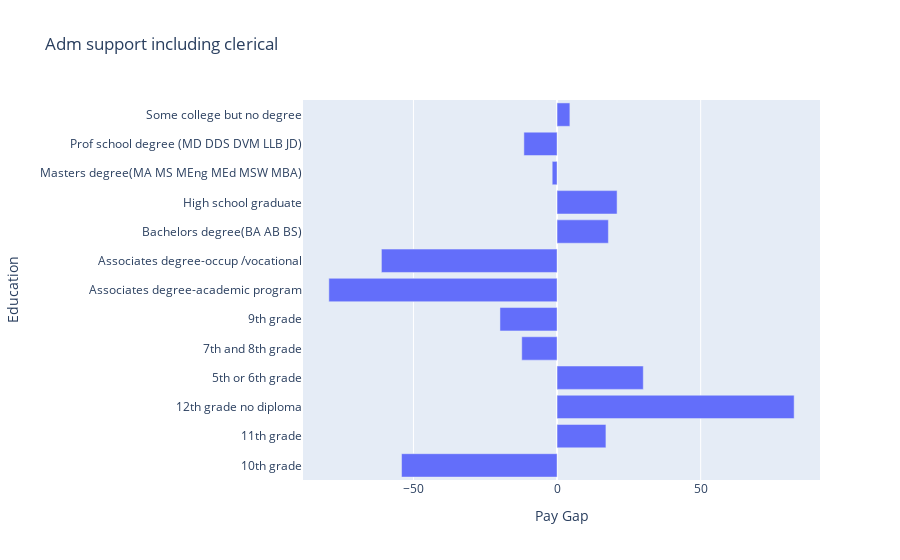
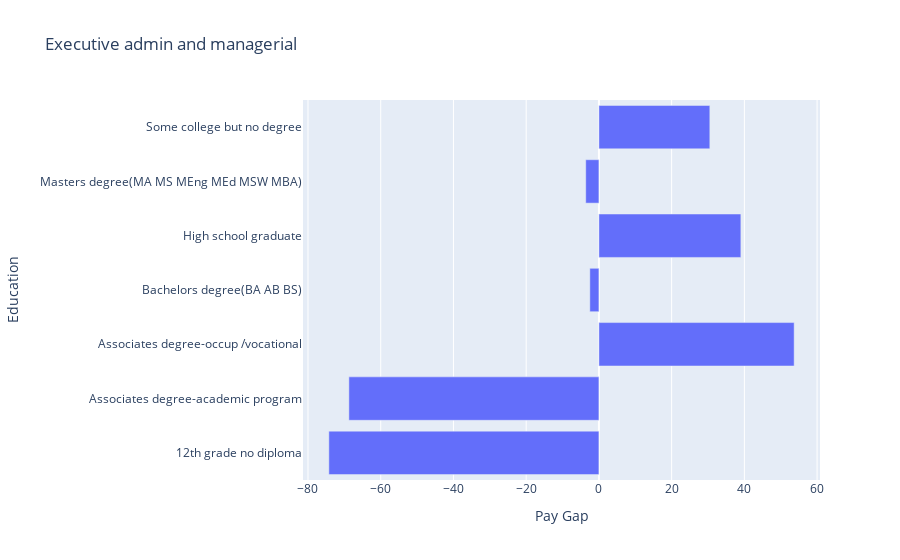
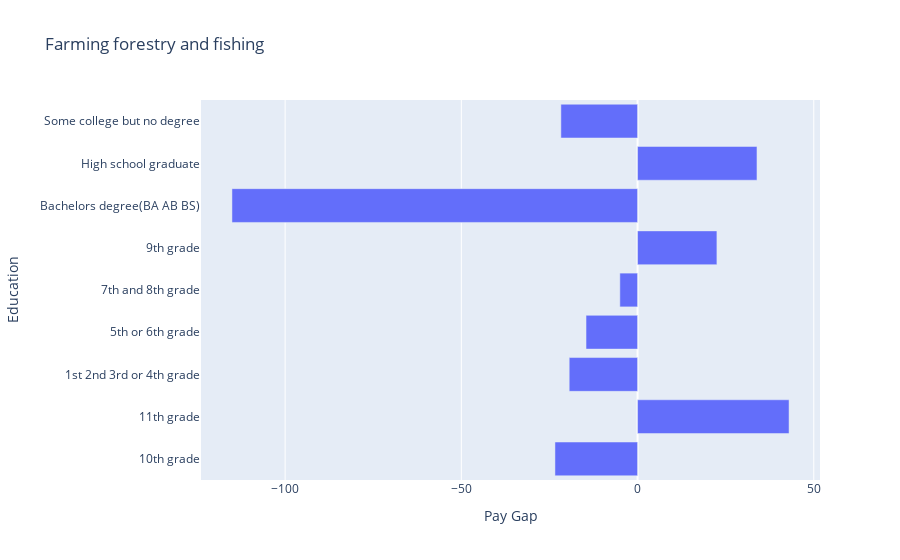
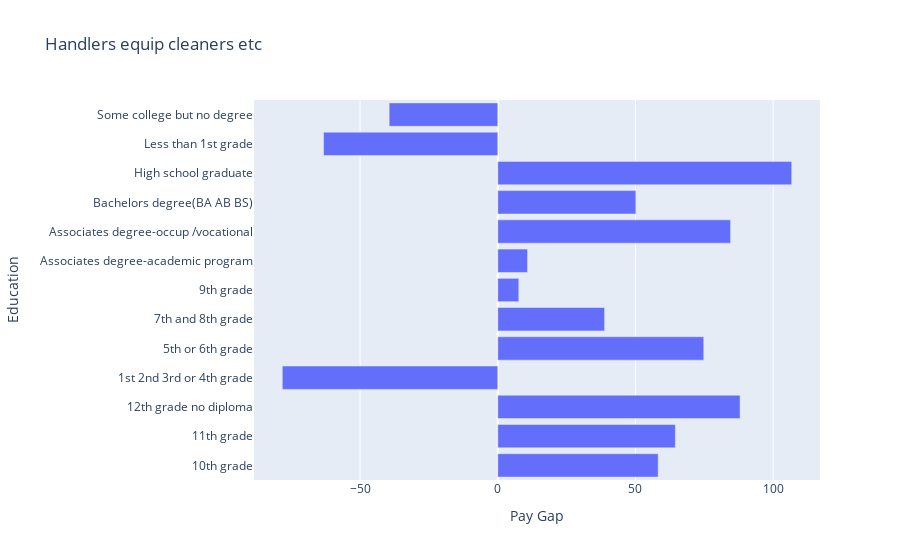

The cell these charts' notebook holds for them, in order:
### Markdown cell above
Analysis Per occupation on basis of education

### Code cell
# Let us look at the gaps by fixing the occupation and the education
df_temp = df_new.copy()
df_temp['Pay Gap'] = df_temp['Native'] - df_temp['Migrant']
df_temp = df_temp[(df_temp['Native']!=0.0) & (df_temp['Migrant']!=0.0)]

for occ in df_temp['Occupation'].unique():
    df_1 = df_temp.loc[df_temp['Occupation'] == occ]
    fig = px.bar(df_1, x="Pay Gap", y="Education", orientation='h', title=occ)
    fig.show()

### Figure 1 — Plotly figure (JSON) as saved in the notebook; plotly's stock layout.template omitted (floating-point values rounded to 4 significant figures)
{"data": [{"alignmentgroup": "True", "hovertemplate": "Pay Gap=%{x}<br>Education=%{y}<extra></extra>", "legendgroup": "", "marker": {"color": "#636efa", "pattern": {"shape": ""}}, "name": "", "offsetgroup": "", "orientation": "h", "showlegend": false, "textposition": "auto", "type": "bar", "x": [-54.14, 17.02, 82.55, 30.03, -12.29, -19.88, -79.46, -61.15, 17.87, 20.9, -1.69, -11.55, 4.465], "xaxis": "x", "y": [" 10th grade", " 11th grade", " 12th grade no diploma", " 5th or 6th grade", " 7th and 8th grade", " 9th grade", " Associates degree-academic program", " Associates degree-occup /vocational", " Bachelors degree(BA AB BS)", " High school graduate", " Masters degree(MA MS MEng MEd MSW MBA)", " Prof school degree (MD DDS DVM LLB JD)", " Some college but no degree"], "yaxis": "y"}], "layout": {"barmode": "relative", "legend": {"tracegroupgap": 0}, "title": {"text": " Adm support including clerical"}, "xaxis": {"anchor": "y", "domain": [0, 1], "title": {"text": "Pay Gap"}}, "yaxis": {"anchor": "x", "domain": [0, 1], "title": {"text": "Education"}}}}

### Figure 2 — Plotly figure (JSON) as saved in the notebook; plotly's stock layout.template omitted (floating-point values rounded to 4 significant figures)
{"data": [{"alignmentgroup": "True", "hovertemplate": "Pay Gap=%{x}<br>Education=%{y}<extra></extra>", "legendgroup": "", "marker": {"color": "#636efa", "pattern": {"shape": ""}}, "name": "", "offsetgroup": "", "orientation": "h", "showlegend": false, "textposition": "auto", "type": "bar", "x": [-74.26, -68.75, 53.69, -2.494, 39.04, -3.622, 30.5], "xaxis": "x", "y": [" 12th grade no diploma", " Associates degree-academic program", " Associates degree-occup /vocational", " Bachelors degree(BA AB BS)", " High school graduate", " Masters degree(MA MS MEng MEd MSW MBA)", " Some college but no degree"], "yaxis": "y"}], "layout": {"barmode": "relative", "legend": {"tracegroupgap": 0}, "title": {"text": " Executive admin and managerial"}, "xaxis": {"anchor": "y", "domain": [0, 1], "title": {"text": "Pay Gap"}}, "yaxis": {"anchor": "x", "domain": [0, 1], "title": {"text": "Education"}}}}

### Figure 3 — Plotly figure (JSON) as saved in the notebook; plotly's stock layout.template omitted (floating-point values rounded to 4 significant figures)
{"data": [{"alignmentgroup": "True", "hovertemplate": "Pay Gap=%{x}<br>Education=%{y}<extra></extra>", "legendgroup": "", "marker": {"color": "#636efa", "pattern": {"shape": ""}}, "name": "", "offsetgroup": "", "orientation": "h", "showlegend": false, "textposition": "auto", "type": "bar", "x": [-23.44, 42.98, -19.39, -14.62, -5.024, 22.51, -115.1, 33.88, -21.75], "xaxis": "x", "y": [" 10th grade", " 11th grade", " 1st 2nd 3rd or 4th grade", " 5th or 6th grade", " 7th and 8th grade", " 9th grade", " Bachelors degree(BA AB BS)", " High school graduate", " Some college but no degree"], "yaxis": "y"}], "layout": {"barmode": "relative", "legend": {"tracegroupgap": 0}, "title": {"text": " Farming forestry and fishing"}, "xaxis": {"anchor": "y", "domain": [0, 1], "title": {"text": "Pay Gap"}}, "yaxis": {"anchor": "x", "domain": [0, 1], "title": {"text": "Education"}}}}

### Figure 4 — Plotly figure (JSON) as saved in the notebook; plotly's stock layout.template omitted (floating-point values rounded to 4 significant figures)
{"data": [{"alignmentgroup": "True", "hovertemplate": "Pay Gap=%{x}<br>Education=%{y}<extra></extra>", "legendgroup": "", "marker": {"color": "#636efa", "pattern": {"shape": ""}}, "name": "", "offsetgroup": "", "orientation": "h", "showlegend": false, "textposition": "auto", "type": "bar", "x": [58.24, 64.48, 87.98, -78.25, 74.79, 38.79, 7.629, 10.81, 84.52, 50.14, 106.7, -63.26, -39.43], "xaxis": "x", "y": [" 10th grade", " 11th grade", " 12th grade no diploma", " 1st 2nd 3rd or 4th grade", " 5th or 6th grade", " 7th and 8th grade", " 9th grade", " Associates degree-academic program", " Associates degree-occup /vocational", " Bachelors degree(BA AB BS)", " High school graduate", " Less than 1st grade", " Some college but no degree"], "yaxis": "y"}], "layout": {"barmode": "relative", "legend": {"tracegroupgap": 0}, "title": {"text": " Handlers equip cleaners etc "}, "xaxis": {"anchor": "y", "domain": [0, 1], "title": {"text": "Pay Gap"}}, "yaxis": {"anchor": "x", "domain": [0, 1], "title": {"text": "Education"}}}}
